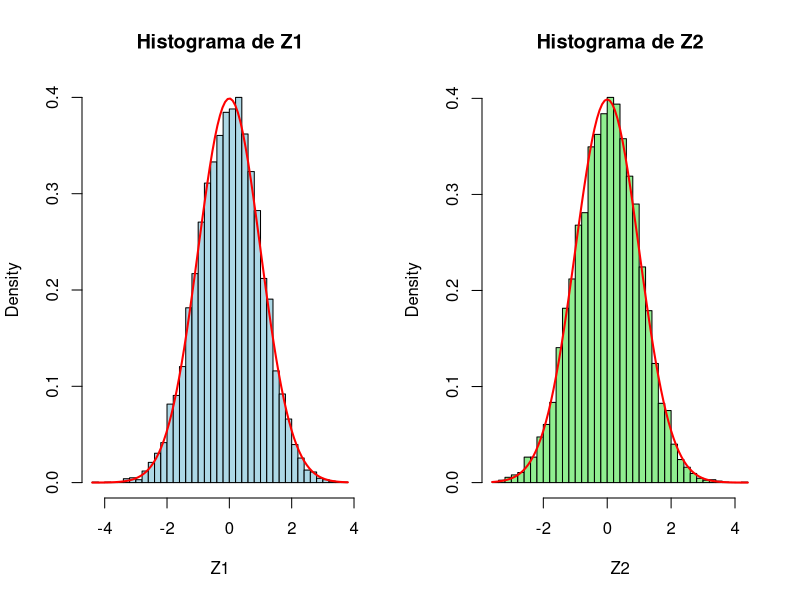
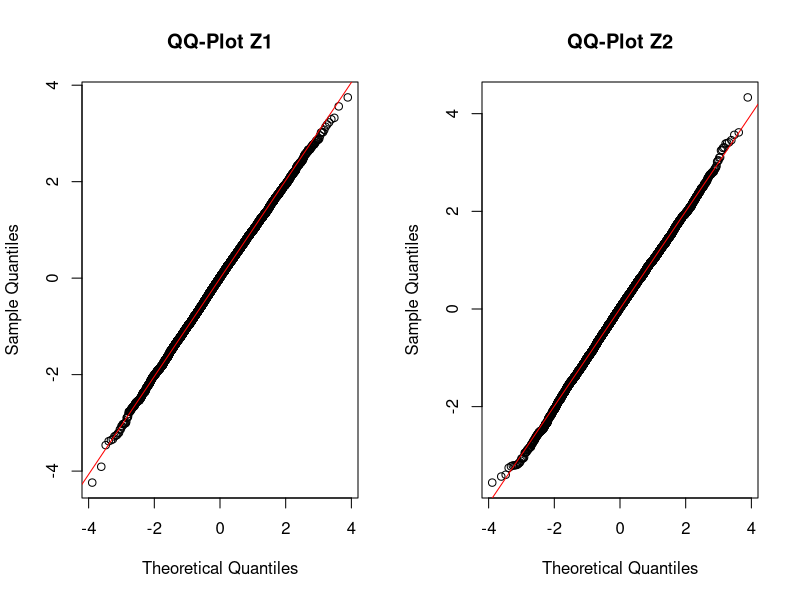
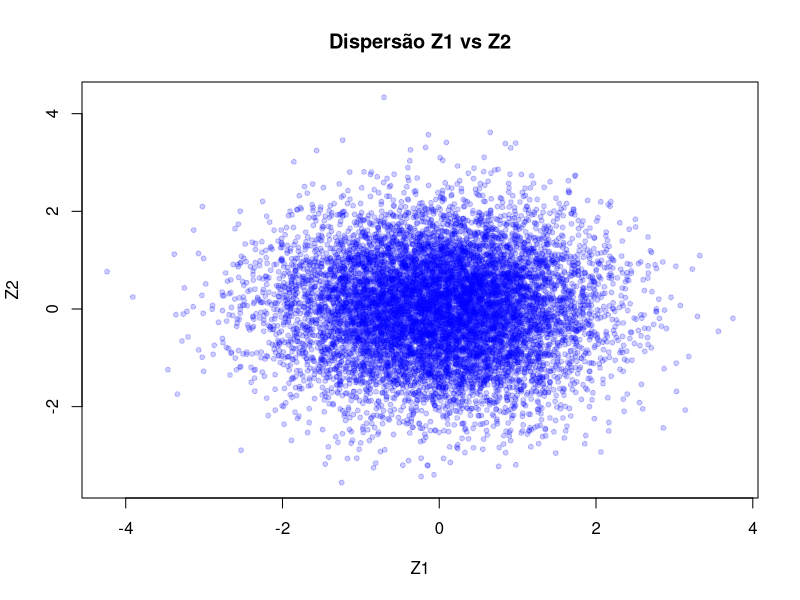

The R source for these figures, in order:
# ------------------------------
# TRANSFORMAÇÃO DE BOX-MULLER
# ------------------------------
set.seed(123)  # Reprodutibilidade

# Número de amostras
n <- 10000

# Gerar variáveis U(0,1)
U1 <- runif(n)
U2 <- runif(n)

# Aplicar Box-Muller
Z1 <- sqrt(-2 * log(U1)) * cos(2 * pi * U2)
Z2 <- sqrt(-2 * log(U1)) * sin(2 * pi * U2)

# ------------------------------
# ESTATÍSTICAS DESCRITIVAS
# ------------------------------
cat("Estatísticas básicas:\n")
cat("Z1: média =", mean(Z1), ", desvio padrão =", sd(Z1), "\n")
cat("Z2: média =", mean(Z2), ", desvio padrão =", sd(Z2), "\n")
cat("Correlação entre Z1 e Z2:", cor(Z1, Z2), "\n\n")

# ------------------------------
# HISTOGRAMAS + CURVA NORMAL
# ------------------------------
par(mfrow = c(1, 2))  # Dois gráficos lado a lado

hist(Z1, breaks = 50, freq = FALSE, col = "lightblue", main = "Histograma de Z1", xlab = "Z1")
curve(dnorm(x), add = TRUE, col = "red", lwd = 2)

hist(Z2, breaks = 50, freq = FALSE, col = "lightgreen", main = "Histograma de Z2", xlab = "Z2")
curve(dnorm(x), add = TRUE, col = "red", lwd = 2)

# ------------------------------
# QQ-PLOTS
# ------------------------------
par(mfrow = c(1, 2))  # Dois gráficos lado a lado

qqnorm(Z1, main = "QQ-Plot Z1")
qqline(Z1, col = "red")

qqnorm(Z2, main = "QQ-Plot Z2")
qqline(Z2, col = "red")

# ------------------------------
# TESTES DE NORMALIDADE
# ------------------------------
cat("\nTeste de normalidade (Shapiro-Wilk, usando 5000 valores):\n")
print(shapiro.test(Z1[1:5000]))
print(shapiro.test(Z2[1:5000]))

# ------------------------------
# DISPERSÃO (Z1 vs Z2)
# ------------------------------
par(mfrow = c(1,1))  # Reset layout
plot(Z1, Z2, pch = 20, col = rgb(0, 0, 1, 0.2), main = "Dispersão Z1 vs Z2",
     xlab = "Z1", ylab = "Z2")
